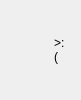
<?xml version="1.0" encoding="UTF-8"?>
<ui version="4.0">
 <class>MessageBox</class>
 <widget class="QWidget" name="MessageBox">
  <property name="geometry">
   <rect>
    <x>0</x>
    <y>0</y>
    <width>300</width>
    <height>100</height>
   </rect>
  </property>
  <property name="sizePolicy">
   <sizepolicy hsizetype="Minimum" vsizetype="Minimum">
    <horstretch>0</horstretch>
    <verstretch>0</verstretch>
   </sizepolicy>
  </property>
  <property name="minimumSize">
   <size>
    <width>300</width>
    <height>100</height>
   </size>
  </property>
  <property name="maximumSize">
   <size>
    <width>500</width>
    <height>500</height>
   </size>
  </property>
  <property name="windowTitle">
   <string>Form</string>
  </property>
  <layout class="QVBoxLayout" name="verticalLayout">
   <property name="sizeConstraint">
    <enum>QLayout::SetMinAndMaxSize</enum>
   </property>
   <property name="leftMargin">
    <number>16</number>
   </property>
   <property name="topMargin">
    <number>16</number>
   </property>
   <property name="rightMargin">
    <number>16</number>
   </property>
   <property name="bottomMargin">
    <number>16</number>
   </property>
   <item>
    <layout class="QHBoxLayout" name="contentLayout">
     <item>
      <widget class="QLabel" name="iconLabel">
       <property name="sizePolicy">
        <sizepolicy hsizetype="Fixed" vsizetype="Fixed">
         <horstretch>0</horstretch>
         <verstretch>0</verstretch>
        </sizepolicy>
       </property>
       <property name="minimumSize">
        <size>
         <width>32</width>
         <height>32</height>
        </size>
       </property>
       <property name="text">
        <string/>
       </property>
       <property name="pixmap">
        <pixmap resource="../res.qrc">:/Resources/Style/Assets/Icons/Warning.ico</pixmap>
       </property>
       <property name="scaledContents">
        <bool>true</bool>
       </property>
      </widget>
     </item>
     <item>
      <widget class="QLabel" name="textLabel">
       <property name="styleSheet">
        <string notr="true">color: #000000;</string>
       </property>
       <property name="text">
        <string>&gt;:(</string>
       </property>
       <property name="wordWrap">
        <bool>true</bool>
       </property>
      </widget>
     </item>
    </layout>
   </item>
   <item>
    <layout class="QHBoxLayout" name="buttonLayout"/>
   </item>
  </layout>
 </widget>
 <resources>
  <include location="../res.qrc"/>
 </resources>
 <connections/>
</ui>
